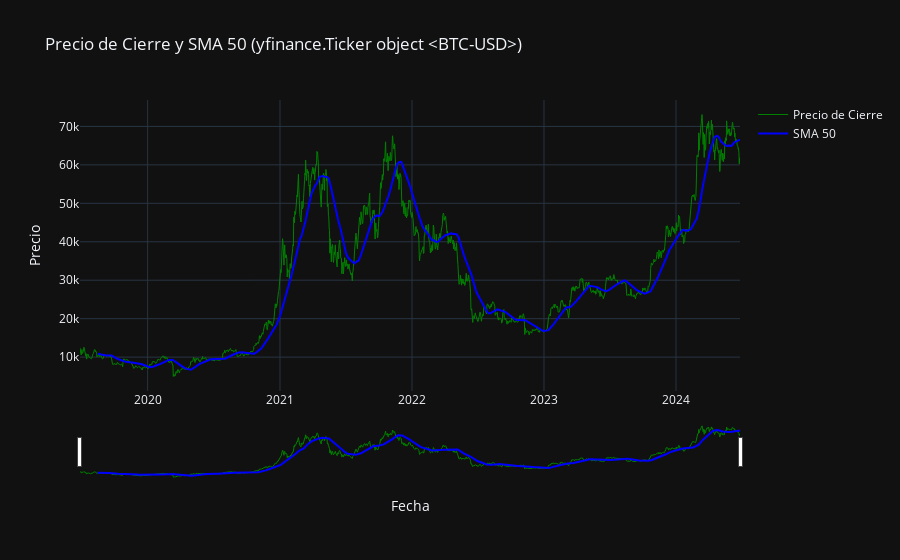

Write notebook code for a chart like this one.
### Code cell
# Crear el gráfico interactivo con Plotly
fig = go.Figure()

# Añadir serie de precios de cierre
fig.add_trace(go.Scatter(x=data.index, y=data['Close'], 
                         mode='lines', name='Precio de Cierre', 
                         line=dict(color='green', width=1)))

# Añadir SMA de 50 períodos
fig.add_trace(go.Scatter(x=data.index, y=data['SMA_50'], 
                         mode='lines', name='SMA 50', 
                         line=dict(color='blue', width=2)))

# Personalizar el diseño del gráfico
fig.update_layout(title=f'Precio de Cierre y SMA 50 ({ticker})',
                  xaxis_title='Fecha',
                  yaxis_title='Precio',
                  xaxis_rangeslider_visible=True,  # Mostrar slider de zoom
                  template='plotly_dark')  # Estilo oscuro

# Mostrar el gráfico interactivo
fig.show()

### Figure 1 — Plotly figure (JSON) as saved in the notebook; plotly's stock layout.template omitted (floating-point values rounded to 4 significant figures; data arrays with more than 128 entries replaced by an {"elided": "..."} marker saying what was removed)
{"data": [{"line": {"color": "green", "width": 1}, "mode": "lines", "name": "Precio de Cierre", "type": "scatter", "x": {"elided": "1826 str values"}, "y": {"elided": "1826 float values"}}, {"line": {"color": "blue", "width": 2}, "mode": "lines", "name": "SMA 50", "type": "scatter", "x": {"elided": "1826 str values"}, "y": {"elided": "1826 float values"}}], "layout": {"title": {"text": "Precio de Cierre y SMA 50 (yfinance.Ticker object <BTC-USD>)"}, "xaxis": {"rangeslider": {"visible": true}, "title": {"text": "Fecha"}}, "yaxis": {"title": {"text": "Precio"}}}}
